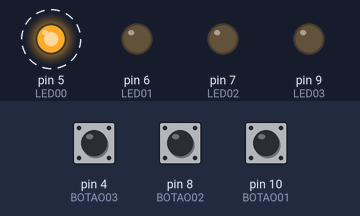
Simulated run of this program. Board: Arduino Uno, built with avr-gcc and run on an emulated ATmega328P. Parts: output pins drawn as LEDs (lit = HIGH). Dashed ring = blinking. The test bench sets the inputs (shaded band); at power-on: pin 4 (BOTAO03) LOW, pin 8 (BOTAO02) LOW, pin 10 (BOTAO01) LOW.

Above: at 5.05 s.
5.1 s: pin 4 (BOTAO03) pulled HIGH for 0.15 s
At 5.5 s:
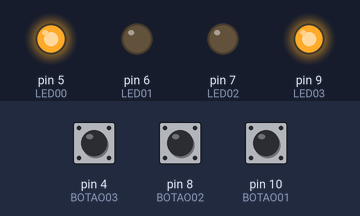
8.1 s: pin 8 (BOTAO02) pulled HIGH for 0.15 s
At 8.9 s:
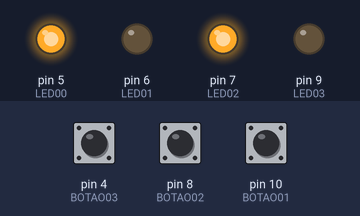
11.1 s: pin 10 (BOTAO01) pulled HIGH for 0.15 s
At 11.5 s:
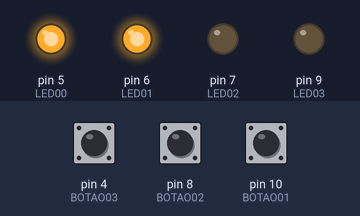
14.1 s: pin 4 (BOTAO03) pulled HIGH for 3.2 s
At 17.7 s:
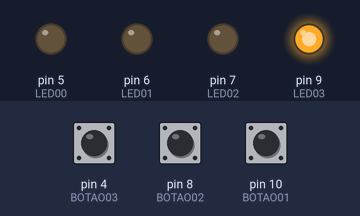
18.8 s: pin 8 (BOTAO02) pulled HIGH for 1 s
At 19.6 s:
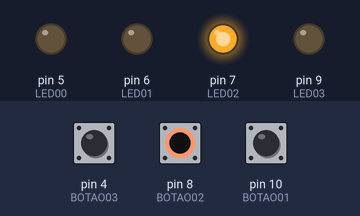
21.8 s: pin 10 (BOTAO01) pulled HIGH for 1 s
At 22.2 s:
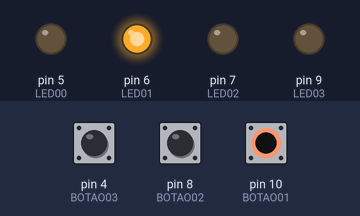
Timing chart, 0 to 25.8 s (numbered marks = the images above; inputs shaded):
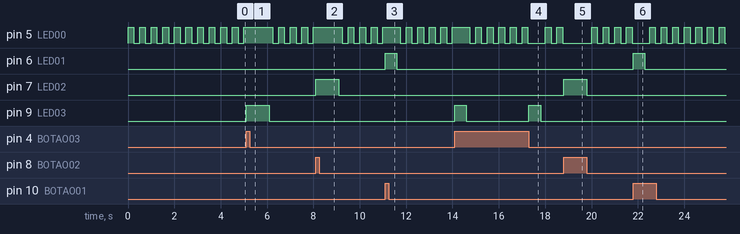

Measured:
- after the input at 5.1 s, pin 9 (LED03): LOW → HIGH at once, → LOW 1.0 s later
- after the input at 8.1 s, pin 7 (LED02): LOW → HIGH at once, → LOW 1.0 s later
- after the input at 11.1 s, pin 6 (LED01): LOW → HIGH at once, → LOW 0.50 s later
- after the input at 14.1 s, pin 9 (LED03): alternates HIGH for 0.50 s and LOW for 2.7 s, starting at once
- after the input at 18.8 s, pin 7 (LED02): LOW → HIGH at once, → LOW 1.0 s later
- after the input at 21.8 s, pin 6 (LED01): LOW → HIGH at once, → LOW 0.50 s later
- by itself, pin 5 (LED00): alternates HIGH for 0.25 s and LOW for 0.25 s

The program:

main.cpp
```cpp
#include <Arduino.h>

// Tinkercad: https://www.tinkercad.com/things/bXpN7iKAkUY-copy-of-projetinho-jao-gular/editel?sharecode=4A1vMZ0PL9Rs-whseg43lfbQfp7sQiY6JkKtvxrxNcg

#define LED00 (1 << PD5)
#define LED01 (1 << PD6)
#define LED02 (1 << PD7)
#define LED03 (1 << PB1)

#define BOTAO02 (1 << PB0) // PCINT0
#define BOTAO01 (1 << PB2) // PCINT2
#define BOTAO03 (1 << PD4) // PCINT20

int main()
{

  DDRD |= LED00 | LED01 | LED02;
  DDRB |= LED03;

  // Desligar todos os LEDs
  PORTD &= ~(LED00 | LED01 | LED02);
  PORTB &= ~LED03;

  PCICR |= (1 << PCIE0) | (1 << PCIE2);
  PCMSK0 |= BOTAO02 | BOTAO01;
  PCMSK2 |= BOTAO03;

  sei();

  while (1)
  {
    // Piscar LED00 a cada 1 segundo
    PORTD ^= LED00;
    _delay_ms(250);
  }

  return 0;
}

ISR(PCINT0_vect)
{
  // Piscar Led02 se o botão 02 for pressionado
  if (PINB & BOTAO02)
  {
    PORTD ^= LED02;
    _delay_ms(1000);
    PORTD ^= LED02;
  }

  // Piscar Led01 se o botão 01 for pressionado
  if (PINB & BOTAO01)
  {
    PORTD ^= LED01;
    _delay_ms(500);
    PORTD ^= LED01;
  }
}

ISR(PCINT2_vect)
{
  // Piscar LED03 a cada 1 segundo
  PORTB ^= LED03;
  _delay_ms(500);
  PORTB ^= LED03;
}
```
